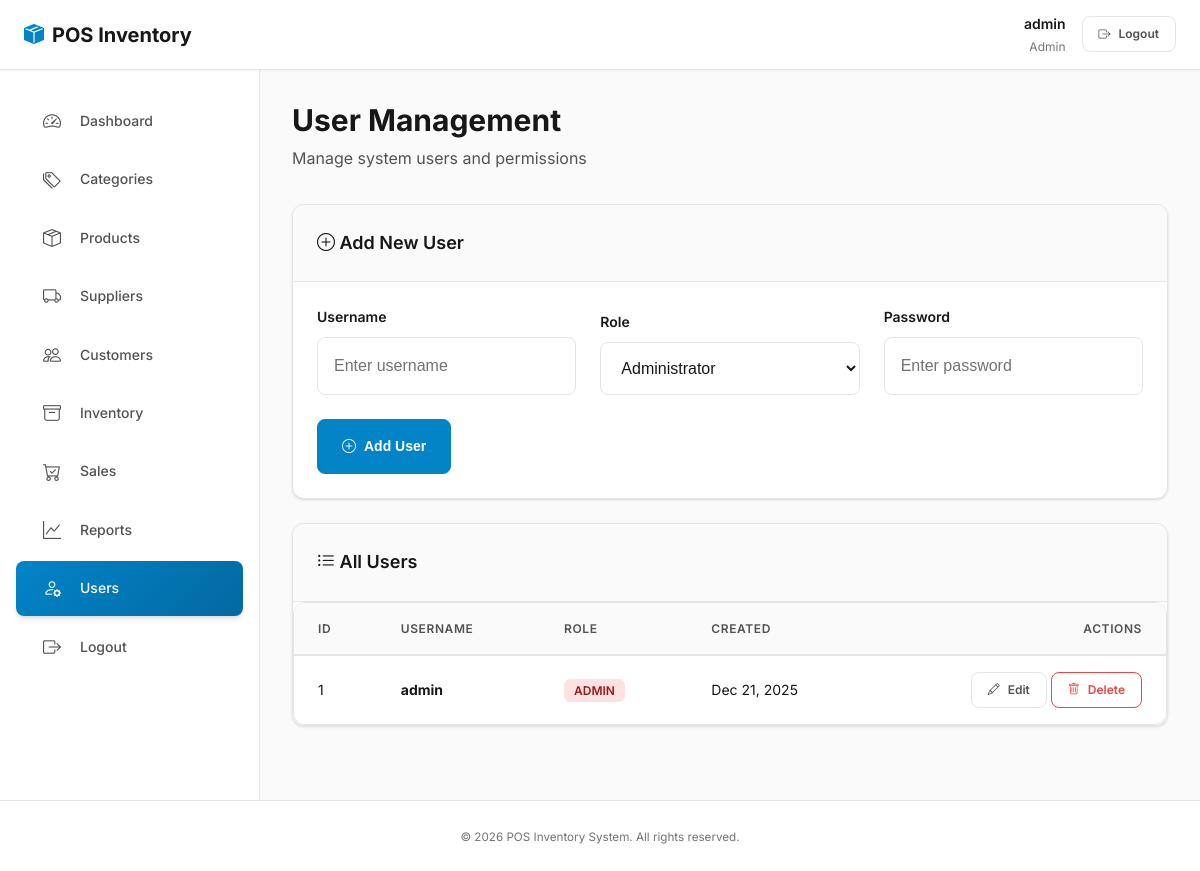
Page /index.php?page=users (signed in) on the earlier database version.
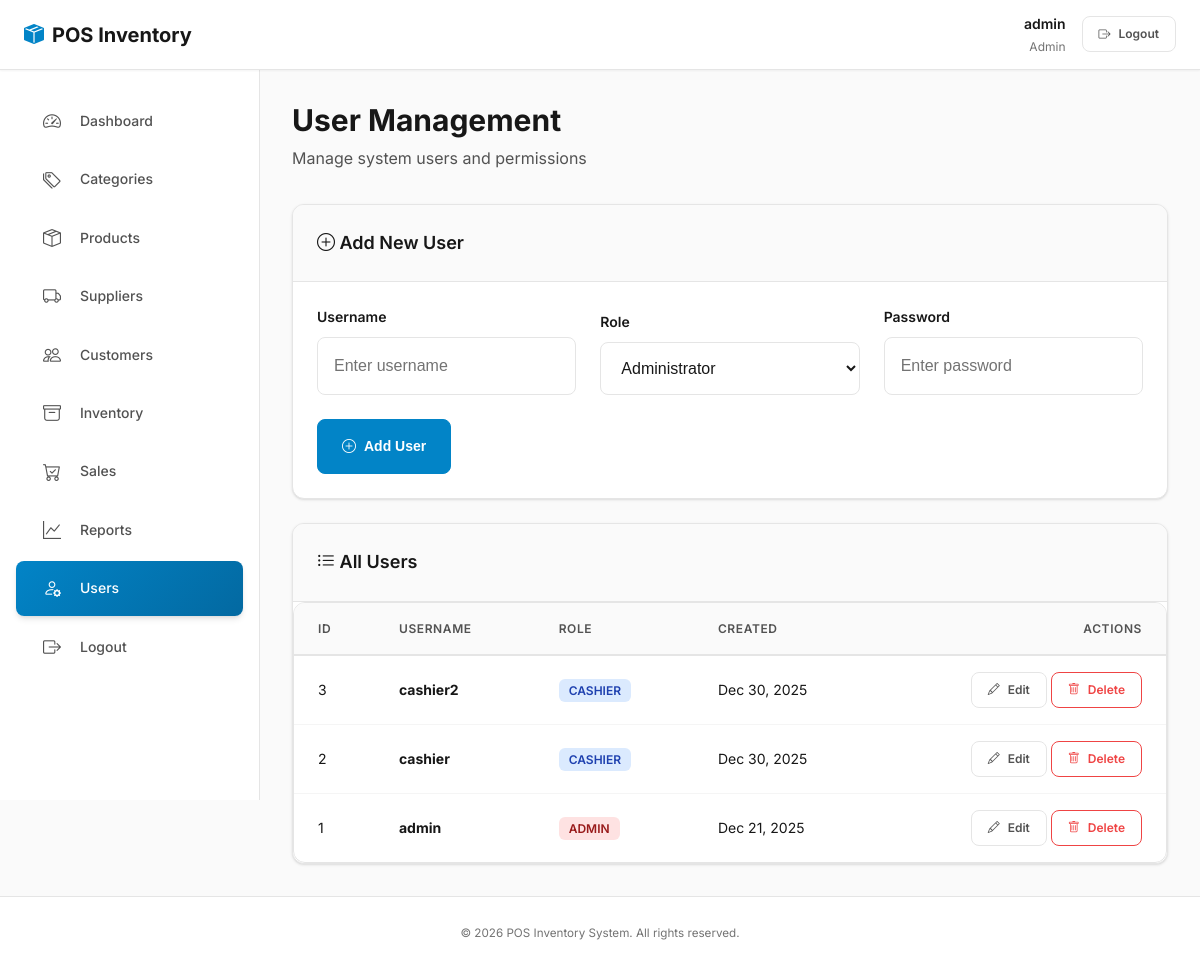
Same page on the later database version.
### tables this page shows
CREATE TABLE `users` (
  `user_id` int(11) NOT NULL,
  `username` varchar(50) NOT NULL,
  `password` varchar(255) NOT NULL,
  `role` enum('admin','cashier') NOT NULL,
  `created_at` timestamp NOT NULL DEFAULT current_timestamp()
);

### functions.php (called while the page is built, shortened)
<?php
function sanitize($value)
{
    return htmlspecialchars(trim((string)$value), ENT_QUOTES, 'UTF-8');
}
function is_logged_in()
{
    return !empty($_SESSION['user_id']) || !empty($_SESSION['user']);
}
function get_current_role()
{
    if (isset($_SESSION['user_role'])) {
        return $_SESSION['user_role'];
    }
    return null;
}
function current_user()
{
    if (isset($_SESSION['user_id'])) {
        return [
            'user_id' => $_SESSION['user_id'],
            'id' => $_SESSION['user_id'],
            'username' => $_SESSION['username'] ?? '',
            'role' => $_SESSION['user_role'] ?? ''
        ];
    }
    return null;
}

### modules/users.php (the view, shortened to what the changed rows need)
<?php
$users = $conn->query('SELECT * FROM users ORDER BY user_id DESC')->fetch_all(MYSQLI_ASSOC);
?>
<main>
    <div class="page-header">
        <h1 class="page-title">User Management</h1>
    </div>
    <div class="card">
        <div class="card-body" style="padding: 0;">
            <div class="table-container">
                <table class="table table-hover align-middle">
                    <thead>
                        <tr>
                            <th>ID</th>
                            <th>Username</th>
                            <th>Role</th>
                            <th>Created</th>
                            <th class="text-end">Actions</th>
                        </tr>
                    </thead>
                    <tbody>
                        <?php if (empty($users)): ?>
                            <tr>
                                <td colspan="5" class="text-center text-muted" style="padding: var(--spacing-2xl);">
                                    <i class="bi bi-inbox" style="font-size: var(--font-size-3xl); display: block; margin-bottom: var(--spacing-md); opacity: 0.5;"></i>
                                    No users found. Add your first user above.
                                </td>
                            </tr>
                        <?php else: ?>
                            <?php foreach ($users as $u): ?>
                                <tr>
                                    <td><?php echo $u['user_id']; ?></td>
                                    <td><strong><?php echo sanitize($u['username']); ?></strong></td>
                                    <td>
                                        <span style="padding: 4px 10px; border-radius: var(--radius-sm); font-weight: 600; font-size: var(--font-size-xs); text-transform: uppercase; background: <?php echo $u['role'] === 'admin' ? 'var(--danger-light)' : 'var(--info-light)'; ?>; color: <?php echo $u['role'] === 'admin' ? '#991b1b' : '#1e40af'; ?>;">
                                            <?php echo $u['role']; ?>
                                        </span>
                                    </td>
                                    <td><?php echo date('M d, Y', strtotime($u['created_at'])); ?></td>
                                    <td class="text-end">
                                        <a class="btn btn-sm btn-outline-secondary" href="index.php?page=users&edit=<?php echo $u['user_id']; ?>">
                                            <i class="bi bi-pencil"></i> Edit
                                        </a>
                                        <?php
                                        $currentUser = current_user();
                                        $currentUserId = $currentUser ? (int)($currentUser['user_id'] ?? $currentUser['id'] ?? 0) : 0;
                                        if ($u['user_id'] !== $currentUserId): ?>
                                            <a class="btn btn-sm btn-outline-danger" href="index.php?page=users&delete=<?php echo $u['user_id']; ?>" onclick="return confirm('Are you sure you want to delete this user?');">
                                                <i class="bi bi-trash"></i> Delete
                                            </a>
                                        <?php else: ?>
                                            <span class="text-muted" style="font-size: var(--font-size-xs);">Current user</span>
                                        <?php endif; ?>
                                    </td>
                                </tr>
                            <?php endforeach; ?>
                        <?php endif; ?>
                    </tbody>
                </table>
            </div>
        </div>
    </div>
</main>

### includes/nav.php (shortened to what the changed rows need)
<?php if (is_logged_in()): ?>
<?php
$userRole = get_current_role();
$current = isset($_GET['page']) ? $_GET['page'] : 'dashboard';
$pages = [
    'dashboard' => ['label' => 'Dashboard', 'icon' => 'bi-speedometer2', 'roles' => ['admin', 'cashier', 'manager']],
    'categories' => ['label' => 'Categories', 'icon' => 'bi-tags', 'roles' => ['admin', 'manager']],
    'products' => ['label' => 'Products', 'icon' => 'bi-box-seam', 'roles' => ['admin', 'cashier', 'manager']],
    'suppliers' => ['label' => 'Suppliers', 'icon' => 'bi-truck', 'roles' => ['admin', 'manager']],
    'customers' => ['label' => 'Customers', 'icon' => 'bi-people', 'roles' => ['admin', 'cashier', 'manager']],
    'inventory' => ['label' => 'Inventory', 'icon' => 'bi-archive', 'roles' => ['admin', 'manager']],
    'sales' => ['label' => 'Sales', 'icon' => 'bi-cart-check', 'roles' => ['admin', 'cashier', 'manager']],
    'reports' => ['label' => 'Reports', 'icon' => 'bi-graph-up', 'roles' => ['admin', 'manager']],
    'users' => ['label' => 'Users', 'icon' => 'bi-person-gear', 'roles' => ['admin']],
];
?>
<aside class="sidebar">
    <ul class="sidebar-list">
        <?php foreach ($pages as $key => $meta):
            if (in_array($userRole, $meta['roles'])): ?>
                <li>
                    <a href="index.php?page=<?php echo $key; ?>"
                       class="list-group-item <?php echo $current === $key ? 'active' : ''; ?>">
                        <i class="bi <?php echo $meta['icon']; ?>"></i>
                        <span><?php echo $meta['label']; ?></span>
                    </a>
                </li>
            <?php endif; ?>
        <?php endforeach; ?>
    </ul>
</aside>
<?php endif; ?>

Differences in the rows shown:
added users: user_id "3", username "cashier2", role "CASHIER", created_at "Dec 30, 2025"
added users: user_id "2", username "cashier", role "CASHIER", created_at "Dec 30, 2025"
